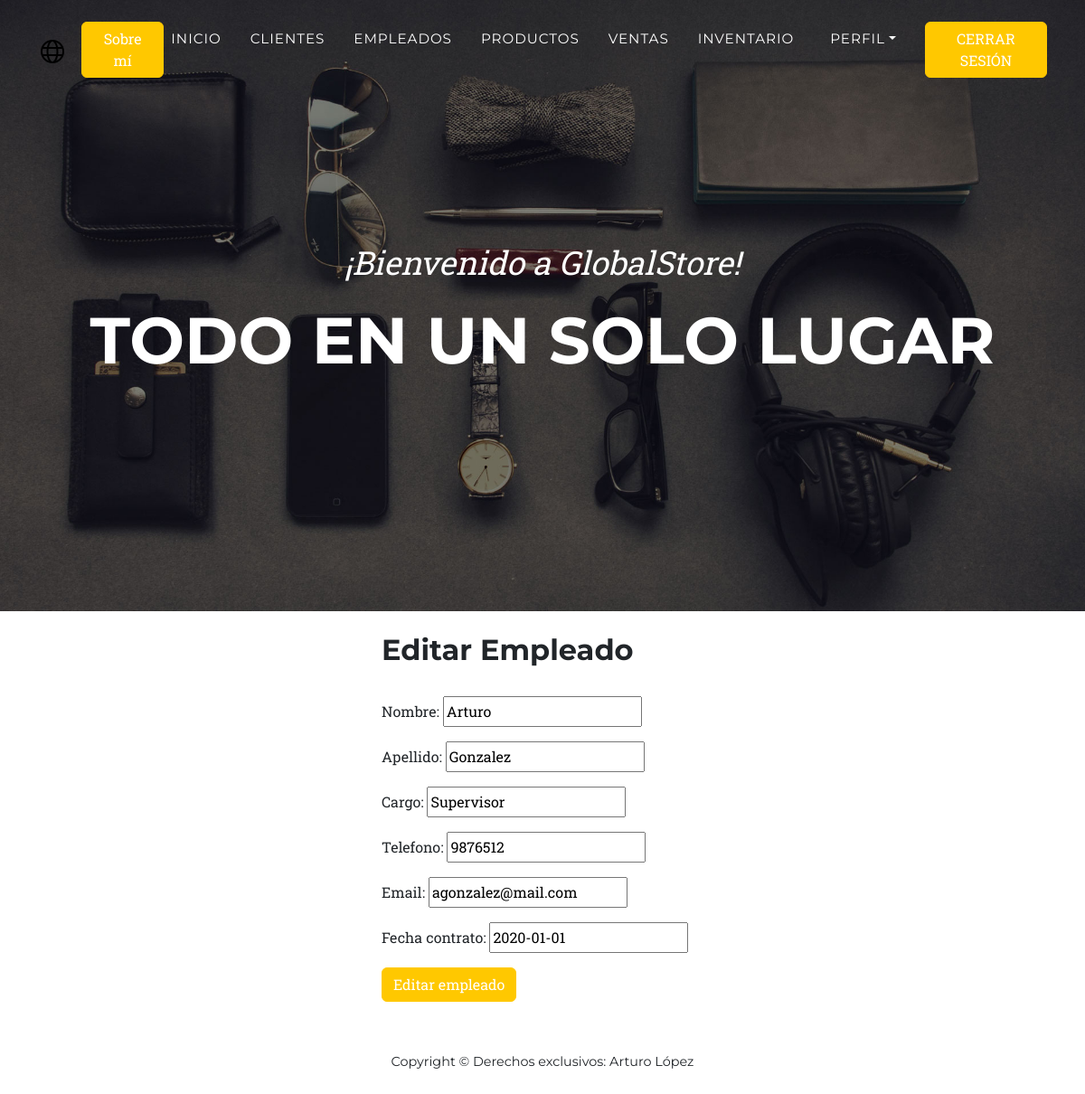
Page /info_app/editar_empleado/8 (signed in) on the committed database.
### info_app/models.py (models this page shows)
class Empleado(models.Model):
    nombre=models.CharField(max_length=30)
    apellido=models.CharField(max_length=30)
    cargo=models.CharField(max_length=20)
    telefono=models.IntegerField()
    email=models.EmailField()
    fecha_contrato=models.DateField()

### info_app/views.py (the view)
# urls.py: path('editar_empleado/<int:id>',actualizar_empleado,name="editar_empleado"),
@login_required(login_url='login')
def actualizar_empleado(request,id):
    empleado=Empleado.objects.get(id=id)
    if request.method == "POST":
        empleado_form=EmpleadoForms(request.POST)
        if empleado_form.is_valid():
            info_limpia=empleado_form.cleaned_data
            empleado.nombre=info_limpia["nombre"]
            empleado.apellido=info_limpia["apellido"]
            empleado.cargo=info_limpia["cargo"]
            empleado.telefono=info_limpia["telefono"]
            empleado.email=info_limpia["email"]
            empleado.fecha_contrato=info_limpia["fecha_contrato"]
            empleado.save()
            messages.success(request,f"Se ha actualizado la información del empleado: {empleado.nombre} {empleado.apellido} de forma correcta")
            return redirect('empleados')
    else:
        empleado_form=EmpleadoForms(initial={"nombre":empleado.nombre,"apellido":empleado.apellido,"cargo":empleado.cargo,"telefono":empleado.telefono,"email":empleado.email,"fecha_contrato":empleado.fecha_contrato})
        contexto={"forms":empleado_form}
    return render(request,"info_app/editar_empleado.html",contexto)

### info_app/forms.py
class EmpleadoForms(forms.Form):
    nombre=forms.CharField()
    apellido=forms.CharField()
    cargo=forms.CharField()
    telefono=forms.IntegerField()
    email=forms.EmailField()
    fecha_contrato=forms.DateField()

### info_app/templates/info_app/editar_empleado.html (shortened to what this page needs)
{% extends 'info_app/base.html' %}
{% block content %}
<div class="container my-4">
    <div class="row justify-content-center">
        <div class="col-4">
          <h2>Editar Empleado</h2><br>
          <form action="" method="POST">
          {{ forms.as_p }}
          <button type="submit" class="btn btn-primary">Editar empleado</button>
        </form>
        </div>
    </div>
</div>
{% endblock content %}

### rows in the picture
Empleado: nombre "Arturo", apellido "Gonzalez", cargo "Supervisor", telefono "9876512", email "agonzalez@mail.com", fecha_contrato "2020-01-01"
